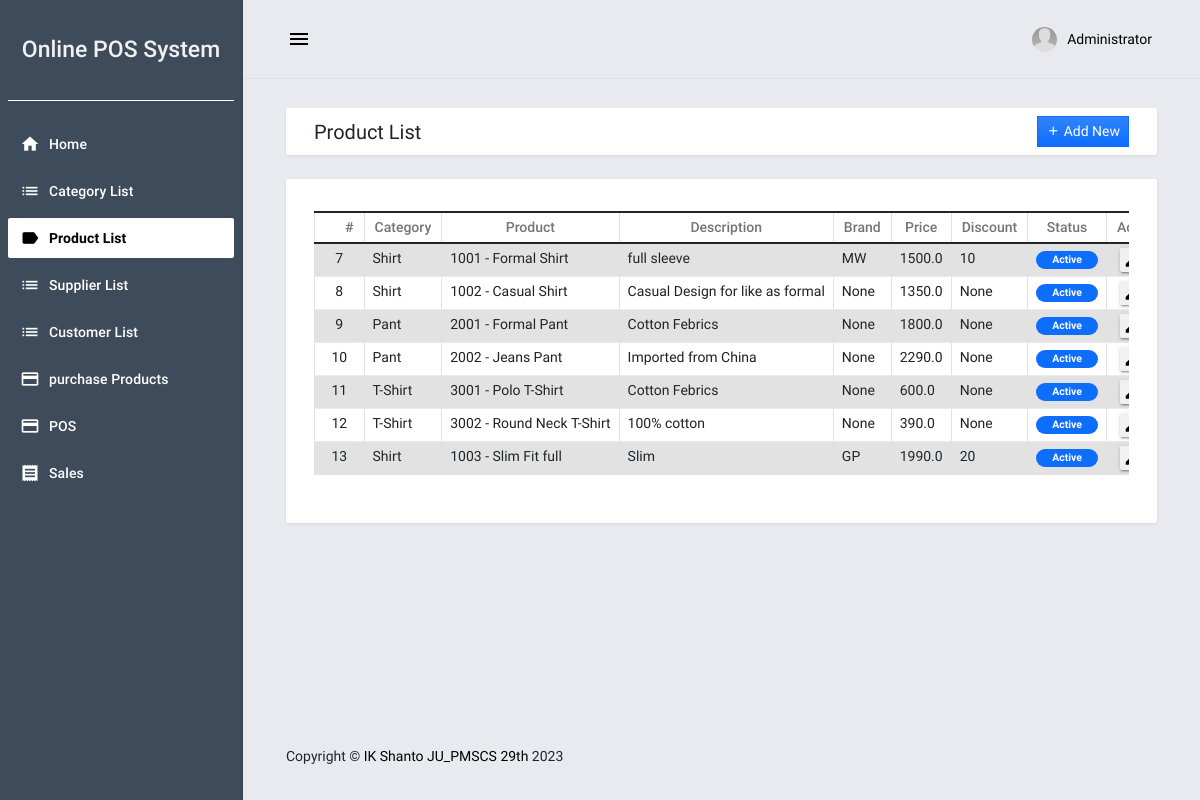
/products (signed in), run on the app's committed database.
### posApp/models.py (models this page shows, shortened)
class Products(models.Model):
    code = models.CharField(max_length=100)
    category_id = models.ForeignKey(Category, on_delete=models.CASCADE)
    name = models.TextField()
    description = models.TextField()
    brand = models.TextField(null=True, blank=True)
    discount = models.TextField(null=True, blank=True)
    price = models.FloatField(default=0)
    status = models.IntegerField(default=1)
    date_added = models.DateTimeField(default=timezone.now)
    date_updated = models.DateTimeField(auto_now=True)

class Category(models.Model):
    name = models.TextField()
    description = models.TextField()
    status = models.IntegerField(default=1)
    date_added = models.DateTimeField(default=timezone.now)
    date_updated = models.DateTimeField(auto_now=True)
    def __str__(self):
        return self.name

### posApp/views.py (the view)
# urls.py: path('products', views.products, name="product-page"),
@login_required
def products(request):
    product_list = Products.objects.all()
    context = {
        'page_title':'Product List',
        'products':product_list,
    }
    return render(request, 'posApp/products.html',context)

### posApp/templates/posApp/products.html (shortened to what this page needs)
{% extends "posApp/base.html" %} {% block pageContent %}
<div class="mdc-layout-grid__cell stretch-card mdc-layout-grid__cell--span-12">
    <div class="mdc-card py-2">
        <div class="d-flex justify-content-between align-items-center">
            <h4 class="card-title mb-0">Product List</h4>
            <div class="text-start">
                <button class="btn btn-primary bg-gradient btn-sm rounded-0" id="create_new"><i
                        class="mdi mdi-plus"></i><span> Add New</span></button>
            </div>
        </div>
    </div>
</div>
<div class="mdc-layout-grid__cell stretch-card mdc-layout-grid__cell--span-12">
    <div class="mdc-card">
        <div class="table-responsive">
            <table class="table table-striped table-bordered">
                <colgroup>
                    <col width="5%">
                    <col width="10%">
                    <col width="15%">
                    <col width="15%">
                    <col width="10%">
                    <col width="10%">
                    <col width="5%">
                    <col width="15%">
                    <col width="15%">
                </colgroup>
                <thead>
                <tr>
                    <th class="text-center py-1">#</th>
                    <th class="text-center py-1">Category</th>
                    <th class="text-center py-1">Product</th>
                    <th class="text-center py-1">Description</th>
                    <th class="text-center py-1">Brand</th>
                    <th class="text-center py-1">Price</th>
                    <th class="text-center py-1">Discount</th>
                    <th class="text-center py-1">Status</th>
                    <th class="text-center py-1">Action</th>
                </tr>
                </thead>
                <tbody>
                {% for product in products %}
                <tr>
                    <td class="px-2 py-1 text-center">{{ product.id }}</td>
                    <td class="px-2 py-1 text-start">{{ product.category_id }}</td>
                    <td class="px-2 py-1 text-start">{{ product.code }} - {{ product.name }}</td>
                    <td class="px-2 py-1 text-start">{{ product.description }}</td>
                    <td class="px-2 py-1 text-start">{{ product.brand }}</td>
                    <td class="px-2 py-1 text-start">{{ product.price }}</td>
                    <td class="px-2 py-1 text-start">{{ product.discount }}</td>
                    <td class="px-2 py-1 text-center">
                        {% if product.status == 1 %}
                        <span class="badge bg-primary rounded-pill px-3">Active</span> {% else %}
                        <span class="badge bg-secondary rounded-pill px-3">Inactive</span> {% endif %}
                    </td>
                    <td class="px-2 py-1 text-center">
                        <button class="mdc-button mdc-button--raised p-1 icon-button filled-button--light mdc-ripple-upgraded edit-data"
                                type="button" data-id="{{ product.pk }}" title="Edit">
                            <i class="material-icons mdc-button__icon">edit</i>
                        </button>
                    </td>
                </tr>
                {% endfor %}
                </tbody>
            </table>
        </div>
    </div>
</div>
{% endblock pageContent %}

### posApp/templates/posApp/base.html (shortened to what this page needs)
{% load static %}
<!DOCTYPE html>
<html lang="en">
<head>
    <link rel="stylesheet" href="{% static 'posApp/assets/bootstrap/css/bootstrap.min.css' %}">
    <link rel="stylesheet" href="{% static 'posApp/assets/material-admin/vendors/mdi/css/materialdesignicons.min.css' %}">
    <link rel="stylesheet" href="{% static 'posApp/assets/material-admin/vendors/css/vendor.bundle.base.css' %}">
    <link rel="stylesheet" href="{% static 'posApp/assets/material-admin/vendors/flag-icon-css/css/flag-icon.min.css' %}">
    <link rel="stylesheet" href="{% static 'posApp/assets/material-admin/vendors/jvectormap/jquery-jvectormap.css' %}">
    <link rel="stylesheet" href="{% static 'posApp/assets/material-admin/css/demo/style.css' %}">
    <link rel="stylesheet" href="{% static 'posApp/assets/select2/dist/css/select2.min.css' %}">
    <link rel="stylesheet" href="{% static 'posApp/assets/default/css/style.css' %}">
</head>
<body>
    <div class="body-wrapper">
        {% block navigation %} {% include "posApp/navigation.html" %} {% endblock navigation %}
        <div class="main-wrapper mdc-drawer-app-content">
            {% block TopNavigation %} {% include "posApp/TopNavigation.html" %} {% endblock TopNavigation %}
            <div class="page-wrapper mdc-toolbar-fixed-adjust">
                <main class="content-wrapper">
                    <div class="mdc-layout-grid">
                        <div class="mdc-layout-grid__inner">
                            {% block pageContent %} {% endblock pageContent %}
                        </div>
                    </div>
                </main>
                <footer>
                    <div class="mdc-layout-grid">
                        <div class="mdc-layout-grid__inner">
                            <div class="mdc-layout-grid__cell stretch-card mdc-layout-grid__cell--span-6-desktop">
                                <span class="text-center text-sm-left d-block d-sm-inline-block tx-14">Copyright © <a href="https://www.sourcecodester.com/users/tips23" target="_blank">IK Shanto JU_PMSCS 29th </a> {% now 'Y' %}</span>
                            </div>
                            <div class="mdc-layout-grid__cell stretch-card mdc-layout-grid__cell--span-6-desktop d-flex justify-content-end">
                            </div>
                        </div>
                    </div>
                </footer>
            </div>
        </div>
    </div>
</body>
</html>

### posApp/templates/posApp/navigation.html
{% load static %}
<aside class="mdc-drawer mdc-drawer--dismissible mdc-drawer--open bg-dark bg-gradient">
    <div class="mdc-drawer__header border-bottom border-light">
        <a href="{% url 'home-page' %}" class="brand-logo">
            <h3 class="text-center text-light">Online POS System</h3>
        </a>
    </div>
    <div class="mdc-drawer__content">
        <div class="mdc-list-group">
            <nav class="mdc-list mdc-drawer-menu">
                <div class="mdc-list-item mdc-drawer-item">
                    <a class="mdc-drawer-link" href="{% url 'home-page' %}">
                        <i class="material-icons mdc-list-item__start-detail mdc-drawer-item-icon" aria-hidden="true">home</i>
                        Home
                    </a>
                </div>
                <div class="mdc-list-item mdc-drawer-item">
                    <a class="mdc-drawer-link" href="{% url 'category-page' %}">
                        <i class="material-icons mdc-list-item__start-detail mdc-drawer-item-icon" aria-hidden="true">list</i>
                        Category List
                    </a>
                </div>
                <div class="mdc-list-item mdc-drawer-item">
                    <a class="mdc-drawer-link" href="{% url 'product-page' %}">
                        <i class="material-icons mdc-list-item__start-detail mdc-drawer-item-icon" aria-hidden="true">label</i>
                        Product List
                    </a>
                </div>
                <div class="mdc-list-item mdc-drawer-item">
                    <a class="mdc-drawer-link" href="{% url 'supplier-page' %}">
                        <i class="material-icons mdc-list-item__start-detail mdc-drawer-item-icon" aria-hidden="true">list</i>
                        Supplier List
                    </a>
                </div>
                <div class="mdc-list-item mdc-drawer-item">
                    <a class="mdc-drawer-link" href="{% url 'customer-page' %}">
                        <i class="material-icons mdc-list-item__start-detail mdc-drawer-item-icon" aria-hidden="true">list</i>
                        Customer List
                    </a>
                </div>
                <div class="mdc-list-item mdc-drawer-item">
                    <a class="mdc-drawer-link" href="{% url 'purchaseProducts-page' %}">
                        <i class="material-icons mdc-list-item__start-detail mdc-drawer-item-icon" aria-hidden="true">payment</i>
                        purchase Products
                    </a>
                </div>
                <div class="mdc-list-item mdc-drawer-item">
                    <a class="mdc-drawer-link" href="{% url 'pos-page' %}">
                        <i class="material-icons mdc-list-item__start-detail mdc-drawer-item-icon" aria-hidden="true">payment</i>
                        POS
                    </a>
                </div>
                <div class="mdc-list-item mdc-drawer-item">
                    <a class="mdc-drawer-link" href="{% url 'sales-page' %}">
                        <i class="material-icons mdc-list-item__start-detail mdc-drawer-item-icon" aria-hidden="true">receipt</i>
                        Sales
                    </a>
                </div>
            </nav>
        </div>
    </div>
</aside>

### posApp/templates/posApp/topNavigation.html (shortened to what this page needs)
{% load static %}
<header class="mdc-top-app-bar border-bottom shadow">
    <div class="mdc-top-app-bar__row">
        <div class="mdc-top-app-bar__section mdc-top-app-bar__section--align-start">
            <button class="material-icons mdc-top-app-bar__navigation-icon mdc-icon-button sidebar-toggler">menu</button>
        </div>
        <div class="mdc-top-app-bar__section mdc-top-app-bar__section--align-end mdc-top-app-bar__section-right">
            <div class="menu-button-container menu-profile d-none d-md-block">
                <button class="mdc-button mdc-menu-button">
                    <span class="d-flex align-items-center">
                    <span class="figure">
                        <img src="{% static 'posApp/assets/material-admin/images/faces/ava.jpg' %}" alt="user" class="user">
                    </span>
                    <span class="user-name">{{ user.first_name }}</span>
                    </span>
                </button>
            </div>
        </div>
    </div>
</header>

### static/posAPP/assets/default/css/style.css (style rules this page uses)
html, body { height: 100%; width: 100%; }
.body-wrapper .main-wrapper .page-wrapper .content-wrapper { min-height: calc(100vh - 84px - 62px) !important; }
.bg-primary { background: var(--bs-primary) !important; }
.mdc-drawer { background: unset; }
.mdc-drawer__header, .mdc-drawer__content { margin: .5em !important; }
.mdc-list-item.mdc-drawer-item { margin-left: 0 !important; margin-right: 0 !important; }

### data on the page
Products: id "7", category_id "Shirt", code "1001", name "Formal Shirt", description "full sleeve", brand "MW", price "1500.0", discount "10", status "Active"
Products: id "8", category_id "Shirt", code "1002", name "Casual Shirt", description "Casual Design for like as formal", brand "None", price "1350.0", discount "None", status "Active"
Products: id "9", category_id "Pant", code "2001", name "Formal Pant", description "Cotton Febrics", brand "None", price "1800.0", discount "None", status "Active"
Products: id "10", category_id "Pant", code "2002", name "Jeans Pant", description "Imported from China", brand "None", price "2290.0", discount "None", status "Active"
Products: id "11", category_id "T-Shirt", code "3001", name "Polo T-Shirt", description "Cotton Febrics", brand "None", price "600.0", discount "None", status "Active"
Products: id "12", category_id "T-Shirt", code "3002", name "Round Neck T-Shirt", description "100% cotton", brand "None", price "390.0", discount "None", status "Active"
Products: id "13", category_id "Shirt", code "1003", name "Slim Fit full", description "Slim", brand "GP", price "1990.0", discount "20", status "Active"

### other printed values
{{ user.first_name }} "Administrator"
